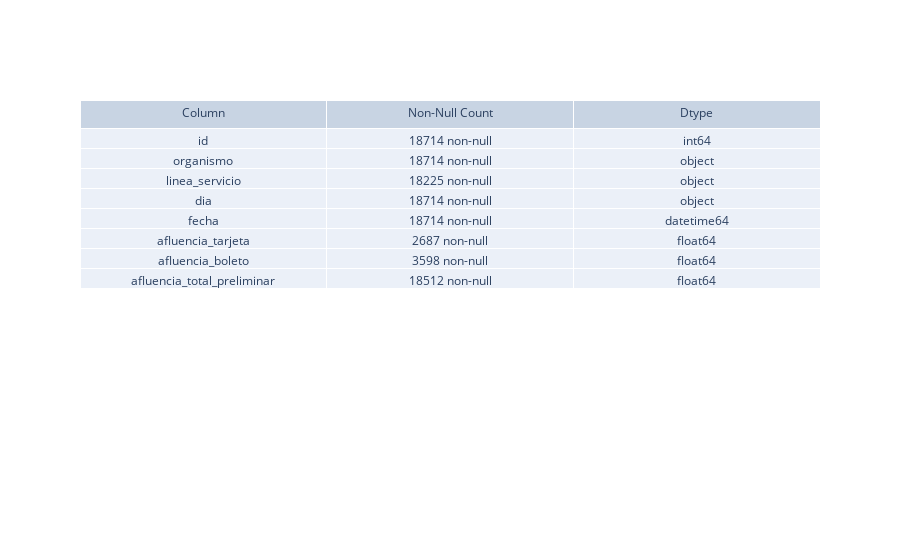

Write notebook code for a chart like this one.
### Code cell
fig = go.Figure(data=[go.Table(header=dict(values=['Column', 'Non-Null Count','Dtype']),
                 cells=dict(values=[data.columns, counts,types]))
                     ])
fig.show()

### Figure 1 — Plotly figure (JSON) as saved in the notebook; plotly's stock layout.template omitted (floating-point values rounded to 4 significant figures)
{"data": [{"cells": {"values": [["id", "organismo", "linea_servicio", "dia", "fecha", "afluencia_tarjeta", "afluencia_boleto", "afluencia_total_preliminar"], ["18714 non-null", "18714 non-null", "18225 non-null", "18714 non-null", "18714 non-null", "2687 non-null", "3598 non-null", "18512 non-null"], ["int64", "object", "object", "object", "datetime64", "float64", "float64", "float64"]]}, "header": {"values": ["Column", "Non-Null Count", "Dtype"]}, "type": "table"}], "layout": {}}
